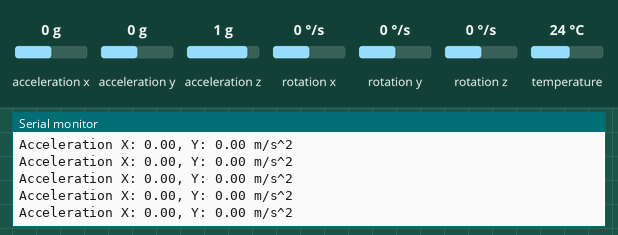
Bench run of a sketch on a simulated Arduino Leonardo, built with avr-gcc and run on an emulated ATmega32U4. On the bench: the last lines printed to the serial monitor. The test bench sets the inputs (shaded band); at power-on: acceleration x 0 g, acceleration y 0 g, acceleration z 1 g, rotation x 0 °/s, rotation y 0 °/s, rotation z 0 °/s, temperature 24 °C. No radio packets arrive unless stated.

Above: at 1.3 s.
1.4 s: acceleration x set to -1.4 g
At 2.3 s:
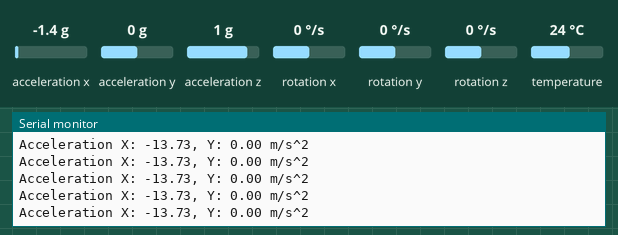
2.9 s: acceleration y set to 0.8 g
At 3.9 s:
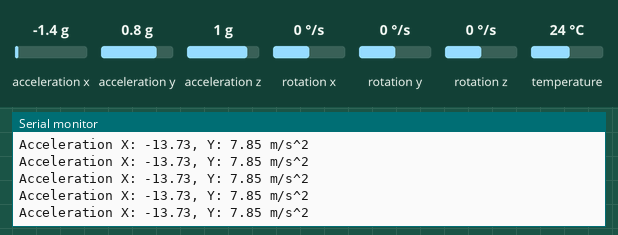
5.9 s: acceleration x set to -0.8 g
At 6.8 s:
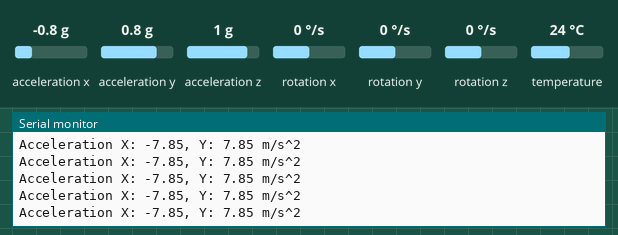
Timing chart, 0 to 8.9 s (numbered marks = the images above; inputs shaded):
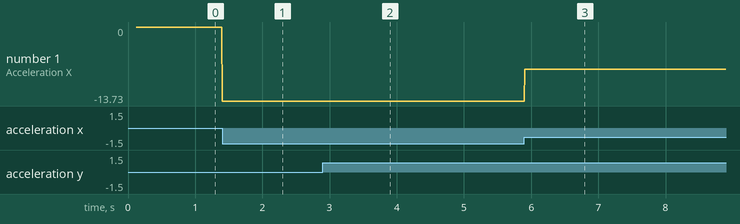

The sketch:

transmitter.ino
```cpp
#include <Adafruit_MPU6050.h>
#include <Adafruit_Sensor.h>
#include <Wire.h>
#include <SPI.h>
#include <nRF24L01.h>
#include <RF24.h>

//create an RF24 object
RF24 radio(9, 10);  // CE, CSN

//address through which two modules communicate.
const byte address[6] = "00001";

Adafruit_MPU6050 mpu;

int acceleration[2];

void setup(void) {
  Serial.begin(115200);
  radio.begin();

  //set the address
  radio.openWritingPipe(address);

  //Set module as transmitter
  radio.stopListening();

  while (!Serial)
    delay(10); // will pause Zero, Leonardo, etc until serial console opens

  Serial.println("Adafruit MPU6050 test!");

  // Try to initialize!
  if (!mpu.begin()) {
    Serial.println("Failed to find MPU6050 chip");
    while (1) {
      delay(10);
    }
  }
  Serial.println("MPU6050 Found!");

  mpu.setAccelerometerRange(MPU6050_RANGE_8_G);
  Serial.print("Accelerometer range set to: ");
  switch (mpu.getAccelerometerRange()) {
  case MPU6050_RANGE_2_G:
    Serial.println("+-2G");
    break;
  case MPU6050_RANGE_4_G:
    Serial.println("+-4G");
    break;
  case MPU6050_RANGE_8_G:
    Serial.println("+-8G");
    break;
  case MPU6050_RANGE_16_G:
    Serial.println("+-16G");
    break;
  }
  mpu.setGyroRange(MPU6050_RANGE_500_DEG);
  Serial.print("Gyro range set to: ");
  switch (mpu.getGyroRange()) {
  case MPU6050_RANGE_250_DEG:
    Serial.println("+- 250 deg/s");
    break;
  case MPU6050_RANGE_500_DEG:
    Serial.println("+- 500 deg/s");
    break;
  case MPU6050_RANGE_1000_DEG:
    Serial.println("+- 1000 deg/s");
    break;
  case MPU6050_RANGE_2000_DEG:
    Serial.println("+- 2000 deg/s");
    break;
  }

  mpu.setFilterBandwidth(MPU6050_BAND_21_HZ);
  Serial.print("Filter bandwidth set to: ");
  switch (mpu.getFilterBandwidth()) {
  case MPU6050_BAND_260_HZ:
    Serial.println("260 Hz");
    break;
  case MPU6050_BAND_184_HZ:
    Serial.println("184 Hz");
    break;
  case MPU6050_BAND_94_HZ:
    Serial.println("94 Hz");
    break;
  case MPU6050_BAND_44_HZ:
    Serial.println("44 Hz");
    break;
  case MPU6050_BAND_21_HZ:
    Serial.println("21 Hz");
    break;
  case MPU6050_BAND_10_HZ:
    Serial.println("10 Hz");
    break;
  case MPU6050_BAND_5_HZ:
    Serial.println("5 Hz");
    break;
  }

  Serial.println("");
  delay(100);
}

void loop() {

  /* Get new sensor events with the readings */
  sensors_event_t a, g, temp;
  mpu.getEvent(&a, &g, &temp);

  acceleration[0] = (a.acceleration.x);
  acceleration[1] = (a.acceleration.y);

  radio.write(&acceleration, sizeof(acceleration));

  /* Print out the values */
  Serial.print("Acceleration X: ");
  Serial.print(a.acceleration.x);
  Serial.print(", Y: ");
  Serial.print(a.acceleration.y);
  Serial.println(" m/s^2");
  Serial.println("");
  //delay(500);
}
```

Measured:
- after the input at 1.4 s, the serial monitor: prints a new line at once (image 1)
- after the input at 2.9 s, the serial monitor: prints a new line at once (image 2)
- after the input at 5.9 s, the serial monitor: prints a new line at once (image 3)
- plotted number 1: 0 → -13.73 after the input at 1.4 s, -13.73 → -7.85 after the input at 5.9 s
